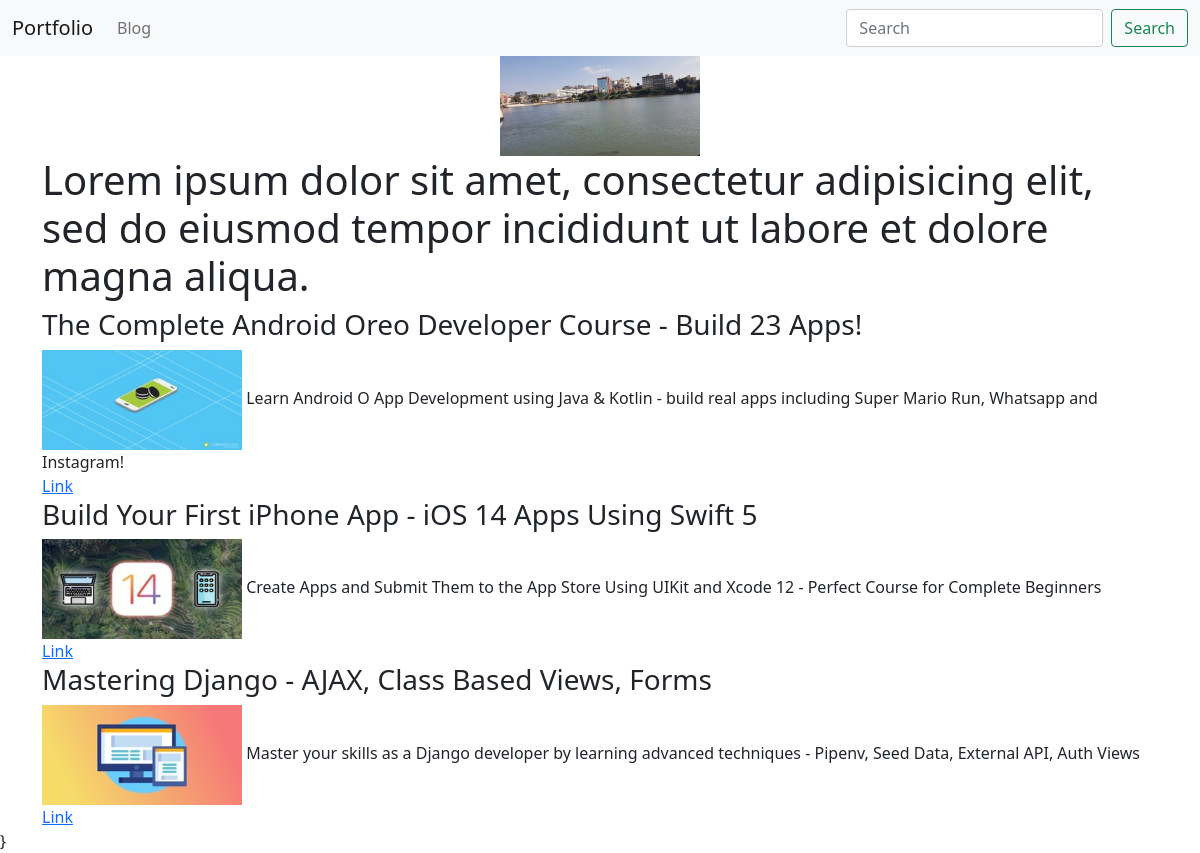
The page / on the database its author committed.
### portfolio/models.py (models this page shows, shortened)
class Project(models.Model):
	title = models.CharField(max_length=100)
	description = models.CharField(max_length=250)
	image = models.ImageField(upload_to='portfolio/images/')
	url = models.URLField(blank=True)

### portfolio/views.py (the view)
# urls.py: 2. Add a URL to urlpatterns:  path('', views.home, name='home')
def home(request):
	projects = Project.objects.all()
	return render(request,'portfolio/home.html',{'projects':projects})

### portfolio/templates/portfolio/home.html
{% extends 'portfolio/base.html' %}
{% block content %}
{% load static %}
<center><img src="{% static 'portfolio/rr.jpg' %}" width="200px" height="100px" ></center>
<h1>Lorem ipsum dolor sit amet, consectetur adipisicing elit, sed do eiusmod tempor incididunt ut labore et dolore magna aliqua.</h1>
{% for project in projects %}
<h3>{{ project.title }}</h3>
<img src="{{ project.image.url }}" width="200px" height="100px">
{{ project.description }}<br>
{% if project.url %}
<a href="{{ projcet.url }}">Link </a>
{% endif %}
{% endfor %}
{% endblock %}

### rows shown on the page
Project: title "The Complete Android Oreo Developer Course - Build 23 Apps!", image (picture), description "Learn Android O App Development using Java & Kotlin - build real apps including Super Mario Run, Whatsapp and Instagram!"
Project: title "Build Your First iPhone App - iOS 14 Apps Using Swift 5", image (picture), description "Create Apps and Submit Them to the App Store Using UIKit and Xcode 12 - Perfect Course for Complete Beginners"
Project: title "Mastering Django - AJAX, Class Based Views, Forms", image (picture), description "Master your skills as a Django developer by learning advanced techniques - Pipenv, Seed Data, External API, Auth Views"
